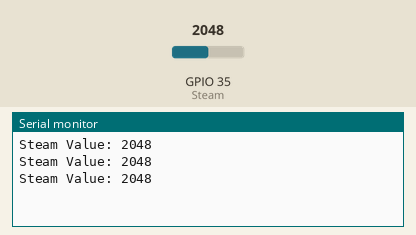
The sketch below on a simulated ESP32. Parts: the last lines printed to the serial monitor. Inputs (shaded band) come from the test bench; at power-on: GPIO 35 (Steam) = 2048.

Above: at 1.3 s.
1.4 s: GPIO 35 (Steam) set to 2866
At 1.9 s:
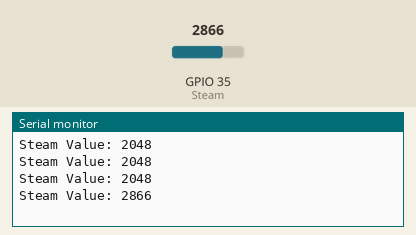
2.9 s: GPIO 35 (Steam) set to 3603
At 3.4 s:
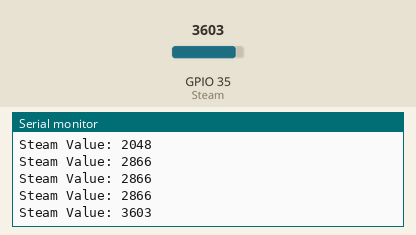
Timing chart, 0 to 5.9 s (numbered marks = the images above; inputs shaded):
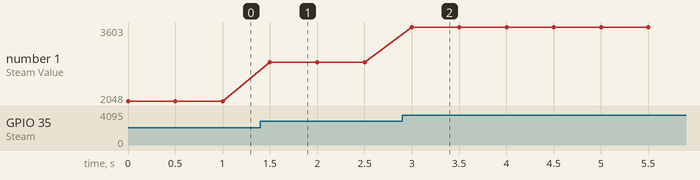

The sketch:

4.1Steam-Sensor.ino
```cpp
// 4.1 STEAM SENSOR
// 4.1 Function to read the value of steam sensor.

// Make sure the pin number match with io35 you attach on the board.
#define Steam 35  // Set the steam sensor pin.

// Set the setup.
void setup() {

  Serial.begin(9600);  // Initialize serial communication and set baud rate to "9600".

  pinMode(Steam, INPUT);  // Set the steam senor as input.
}

// The loop function run repeatedly forever.
void loop() {

  int ReadValue = analogRead(Steam);  // Read the value of steam sensor.

  Serial.print("Steam Value: ");  // Print "Steam value: ".

  Serial.println(ReadValue);  // Print value of steam sensor.

  delay(500);  // Delay for 5 millisecond.

}

// RESULT
// Steam sensor will read value of steam and monitor will print the value of steam it reads.
```

Measured:
- after the input at 1.4 s, the serial monitor: prints a new line after 0.10 s (image 1)
- after the input at 2.9 s, the serial monitor: prints a new line after 0.10 s (image 2)
- plotted number 1: 2048 → 2866 after the input at 1.4 s, 2866 → 3603 after the input at 2.9 s
